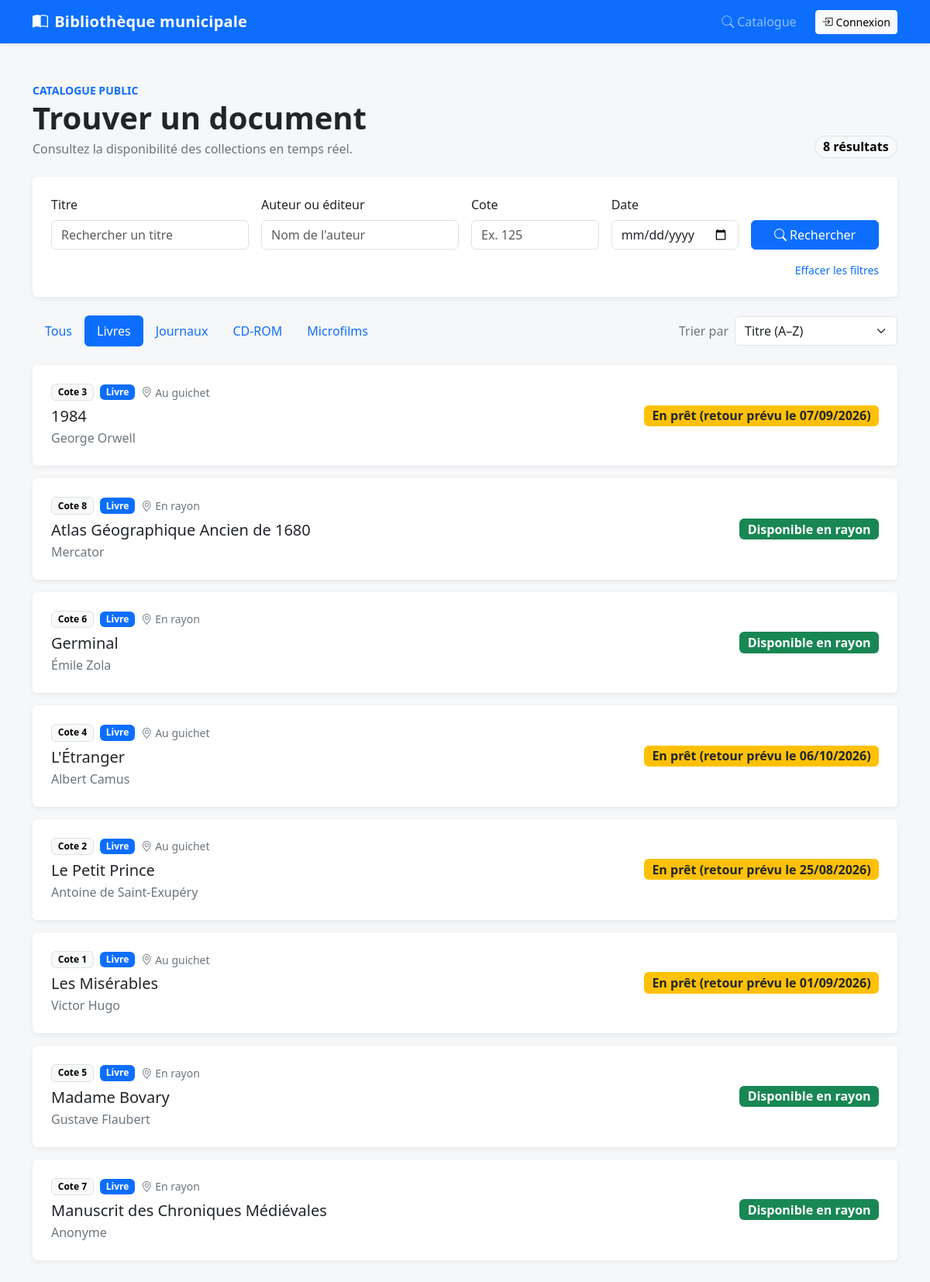
The app's page /catalogue/?type=livres with its own data.
### catalogue/models.py (models this page shows, shortened)
class Document(models.Model):
    cote = models.AutoField(primary_key=True)
    titre = models.CharField(max_length=255)
    statut = models.CharField(
        max_length=20,
        choices=StatutDocument.choices,
        default=StatutDocument.DISPONIBLE,
    )
    date_acquisition = models.DateField(auto_now_add=True)
    est_hors_service = models.BooleanField(default=False)
    objects = DocumentQuerySet.as_manager()
    def __init__(self, *args, **kwargs):
        super().__init__(*args, **kwargs)
        self._cote_originale = self.pk

class Livre(Document):
    auteur = models.CharField(max_length=255)
    consultable_uniquement_sur_place = models.BooleanField(default=False)

### catalogue/views.py (the view, shortened to what this page needs)
# urls.py: path("", liste, name="accueil"),
def liste(request):
    documents = Document.objects.select_related(
        "livre", "journal", "cdrom", "microfilm"
    ).prefetch_related(
        Prefetch(
            "prets",
            queryset=Pret.objects.filter(date_restitution__isnull=True).order_by(
                "-date_emprunt"
            ),
            to_attr="prets_actifs",
        )
    )
    titre = request.GET.get("titre", "").strip()
    auteur = request.GET.get("auteur", "").strip()
    cote = request.GET.get("cote", "").strip()
    date_document = request.GET.get("date", "").strip()
    document_type = request.GET.get("type", "tous")
    tri = request.GET.get("tri", "titre")
    if titre:
        documents = documents.filter(titre__icontains=titre)
    if auteur:
        documents = documents.filter(
            Q(livre__auteur__icontains=auteur)
            | Q(cdrom__auteur_ou_editeur__icontains=auteur)
        )
    if cote:
        if cote.isdigit():
            documents = documents.filter(cote=int(cote))
        else:
            documents = documents.none()
    if document_type in DOCUMENT_TYPES:
        documents = documents.filter(**{f"{DOCUMENT_TYPES[document_type]}__isnull": False})
    else:
        document_type = "tous"
    documents = documents.annotate(
        auteur_tri=Coalesce(
            "livre__auteur",
            "cdrom__auteur_ou_editeur",
            Value(""),
            output_field=CharField(),
        ),
        auteur_manquant=Case(
            When(Q(livre__isnull=False) | Q(cdrom__isnull=False), then=Value(0)),
            default=Value(1),
            output_field=IntegerField(),
        ),
        date_manquante=Case(
            When(journal__isnull=False, then=Value(0)),
            default=Value(1),
            output_field=IntegerField(),
        ),
    ).order_by(*SORTS.get(tri, SORTS["titre"]))
    if tri not in SORTS:
        tri = "titre"
    page_obj = Paginator(documents, 15).get_page(request.GET.get("page"))
    for document in page_obj.object_list:
        document.pret_actif = document.prets_actifs[0] if document.prets_actifs else None
        document.retour_prevu = (
            document.pret_actif.date_emprunt + timedelta(days=28)
            if document.pret_actif
            else None
        )
        document.localisation = (
            "En rayon"
            if document.statut == StatutDocument.DISPONIBLE
            else "Au guichet"
        )
    tabs = [
        ("tous", "Tous"),
        ("livres", "Livres"),
        ("journaux", "Journaux"),
        ("cdroms", "CD-ROM"),
        ("microfilms", "Microfilms"),
    ]
    context = {
        "page_obj": page_obj,
        "type_actif": document_type,
        "tabs": [(value, label, _url_with(request, type=value)) for value, label in tabs],
        "tri": tri,
        "filtres": {
            "titre": titre,
            "auteur": auteur,
            "cote": cote,
            "date": date_document,
        },
        "pagination_query": _url_with(request).partition("?")[2],
    }
    return render(request, "catalogue/liste.html", context)

### catalogue/views.py (called while the page is built)
def _url_with(request, **changes):
    params = request.GET.copy()
    params.pop("page", None)
    for key, value in changes.items():
        if value:
            params[key] = value
        else:
            params.pop(key, None)
    query = params.urlencode()
    url = reverse("catalogue:liste")
    return f"{url}?{query}" if query else url

### templates/catalogue/liste.html (shortened to what this page needs)
{% extends "base.html" %}
{% block content %}
<div class="d-flex flex-column flex-md-row justify-content-between align-items-md-end gap-3 mb-4">
  <div>
    <span class="text-primary text-uppercase small fw-semibold">Catalogue public</span>
    <h1 class="display-6 fw-bold mb-1">Trouver un document</h1>
    <p class="text-secondary mb-0">Consultez la disponibilité des collections en temps réel.</p>
  </div>
  <span class="badge rounded-pill text-bg-light border fs-6">{{ page_obj.paginator.count }} résultat{{ page_obj.paginator.count|pluralize }}</span>
</div>
<div class="card mb-4">
  <div class="card-body p-4">
    <form method="get" action="{% url 'catalogue:liste' %}" class="row g-3">
      <div class="col-md-6 col-lg-3">
        <label class="form-label" for="id_titre">Titre</label>
        <input class="form-control" id="id_titre" name="titre" value="{{ filtres.titre }}" placeholder="Rechercher un titre">
      </div>
      <div class="col-md-6 col-lg-3">
        <label class="form-label" for="id_auteur">Auteur ou éditeur</label>
        <input class="form-control" id="id_auteur" name="auteur" value="{{ filtres.auteur }}" placeholder="Nom de l'auteur">
      </div>
      <div class="col-md-6 col-lg-2">
        <label class="form-label" for="id_cote">Cote</label>
        <input class="form-control" id="id_cote" name="cote" value="{{ filtres.cote }}" inputmode="numeric" placeholder="Ex. 125">
      </div>
      <div class="col-md-6 col-lg-2">
        <label class="form-label" for="id_date">Date</label>
        <input class="form-control" type="date" id="id_date" name="date" value="{{ filtres.date }}">
      </div>
      <div class="col-lg-2 d-grid align-self-end">
        <button class="btn btn-primary" type="submit"><i class="bi bi-search me-1"></i>Rechercher</button>
      </div>
      <div class="col-12 d-flex justify-content-end">
        <a class="small text-decoration-none" href="{% url 'catalogue:liste' %}">Effacer les filtres</a>
      </div>
    </form>
  </div>
</div>
<div class="d-flex flex-column flex-lg-row justify-content-between gap-3 mb-4">
  <ul class="nav nav-pills flex-nowrap overflow-auto" aria-label="Types de documents">
    {% for value, label, url in tabs %}
      <li class="nav-item"><a class="nav-link text-nowrap {% if type_actif == value %}active{% endif %}" href="{{ url }}">{{ label }}</a></li>
    {% endfor %}
  </ul>
  <form method="get" class="d-flex align-items-center gap-2">
    <label for="id_tri" class="text-secondary text-nowrap">Trier par</label>
    <select class="form-select" id="id_tri" name="tri" onchange="this.form.submit()">
      <option value="titre" {% if tri == 'titre' %}selected{% endif %}>Titre (A–Z)</option>
    </select>
  </form>
</div>
<div class="row g-3">
  {% for document in page_obj %}
    <div class="col-12">
      <article class="card">
        <div class="card-body p-4">
          <div class="row align-items-center g-3">
            <div class="col-lg">
              <div class="d-flex flex-wrap align-items-center gap-2 mb-2">
                <span class="badge text-bg-light border document-cote">Cote {{ document.cote }}</span>
                {% if document.livre %}<span class="badge text-bg-primary">Livre</span>
                {% elif document.journal %}<span class="badge text-bg-primary">Journal</span>
                {% elif document.cdrom %}<span class="badge text-bg-primary">CD-ROM</span>
                {% elif document.microfilm %}<span class="badge text-bg-primary">Microfilm</span>{% endif %}
                <span class="small text-secondary"><i class="bi bi-geo-alt me-1"></i>{{ document.localisation }}</span>
              </div>
              <h2 class="h5 mb-1">{{ document.titre }}</h2>
              <div class="text-secondary">
                {% if document.livre %}{{ document.livre.auteur }}
                {% elif document.cdrom %}{{ document.cdrom.auteur_ou_editeur }} · {{ document.cdrom.thematique }}
                {% elif document.journal %}Parution du {{ document.journal.date_parution|date:"d/m/Y" }}
                {% elif document.microfilm %}Référence : {{ document.microfilm.document_associe.titre }}{% endif %}
              </div>
            </div>
            <div class="col-lg-auto">
              {% if document.statut == 'DISPONIBLE' %}
                <span class="badge bg-success fs-6">Disponible en rayon</span>
              {% elif document.statut == 'EN_PRET' %}
                <span class="badge bg-warning text-dark fs-6">En prêt{% if document.retour_prevu %} (retour prévu le {{ document.retour_prevu|date:"d/m/Y" }}){% endif %}</span>
              {% elif document.statut == 'EN_CONSULTATION' %}
                <span class="badge bg-info text-dark fs-6">En consultation sur place</span>
              {% else %}
                <span class="badge bg-secondary fs-6">Indisponible (Hors service)</span>
              {% endif %}
            </div>
          </div>
        </div>
      </article>
    </div>
  {% endfor %}
</div>
{% endblock %}

### templates/base.html (style rules this page uses)
body { background: #f6f7f9; }
.card { border: 0; box-shadow: 0 .125rem .4rem rgba(0, 0, 0, .07); }
.document-cote { font-variant-numeric: tabular-nums; }

### records on screen
Document: cote "3", shows "Livre", localisation "Au guichet", titre "1984", livre.auteur "George Orwell", retour_prevu "07/09/2026"
Document: cote "8", shows "Livre", localisation "En rayon", titre "Atlas Géographique Ancien de 1680", livre.auteur "Mercator", statut "Disponible en rayon"
Document: cote "6", shows "Livre", localisation "En rayon", titre "Germinal", livre.auteur "Émile Zola", statut "Disponible en rayon"
Document: cote "4", shows "Livre", localisation "Au guichet", titre "L'Étranger", livre.auteur "Albert Camus", retour_prevu "06/10/2026"
Document: cote "2", shows "Livre", localisation "Au guichet", titre "Le Petit Prince", livre.auteur "Antoine de Saint-Exupéry", retour_prevu "25/08/2026"
Document: cote "1", shows "Livre", localisation "Au guichet", titre "Les Misérables", livre.auteur "Victor Hugo", retour_prevu "01/09/2026"
Document: cote "5", shows "Livre", localisation "En rayon", titre "Madame Bovary", livre.auteur "Gustave Flaubert", statut "Disponible en rayon"
Document: cote "7", shows "Livre", localisation "En rayon", titre "Manuscrit des Chroniques Médiévales", livre.auteur "Anonyme", statut "Disponible en rayon"

### other values on screen
{{ page_obj.paginator.count }} "8"
{{ label }} "Tous" "Livres" "Journaux" "CD-ROM" "Microfilms"
